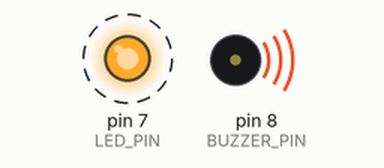
The sketch below on a simulated Arduino Uno, built with avr-gcc and run on an emulated ATmega328P. On the bench: output pins drawn as LEDs (lit = HIGH), buzzer (waves = sounding, pin HIGH). Dashed ring = blinking.

Above: at 0.2 s.
Timing chart, 0 to 3.0 s (numbered marks = the images above):
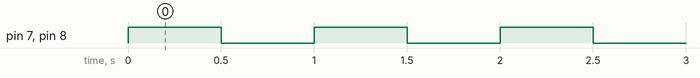

Measured:
- by itself, pin 7 (LED_PIN), pin 8 (BUZZER_PIN): alternates HIGH for 0.50 s and LOW for 0.50 s

The sketch:

test_buzzer_led.ino
```cpp
// Test 3: Buzzer + LED. Yarim saniye arayla birlikte yanip otmeli.
const int BUZZER_PIN = 8;
const int LED_PIN = 7;

void setup() {
  pinMode(BUZZER_PIN, OUTPUT);
  pinMode(LED_PIN, OUTPUT);
}

void loop() {
  digitalWrite(BUZZER_PIN, HIGH);
  digitalWrite(LED_PIN, HIGH);
  delay(500);
  digitalWrite(BUZZER_PIN, LOW);
  digitalWrite(LED_PIN, LOW);
  delay(500);
}
```
